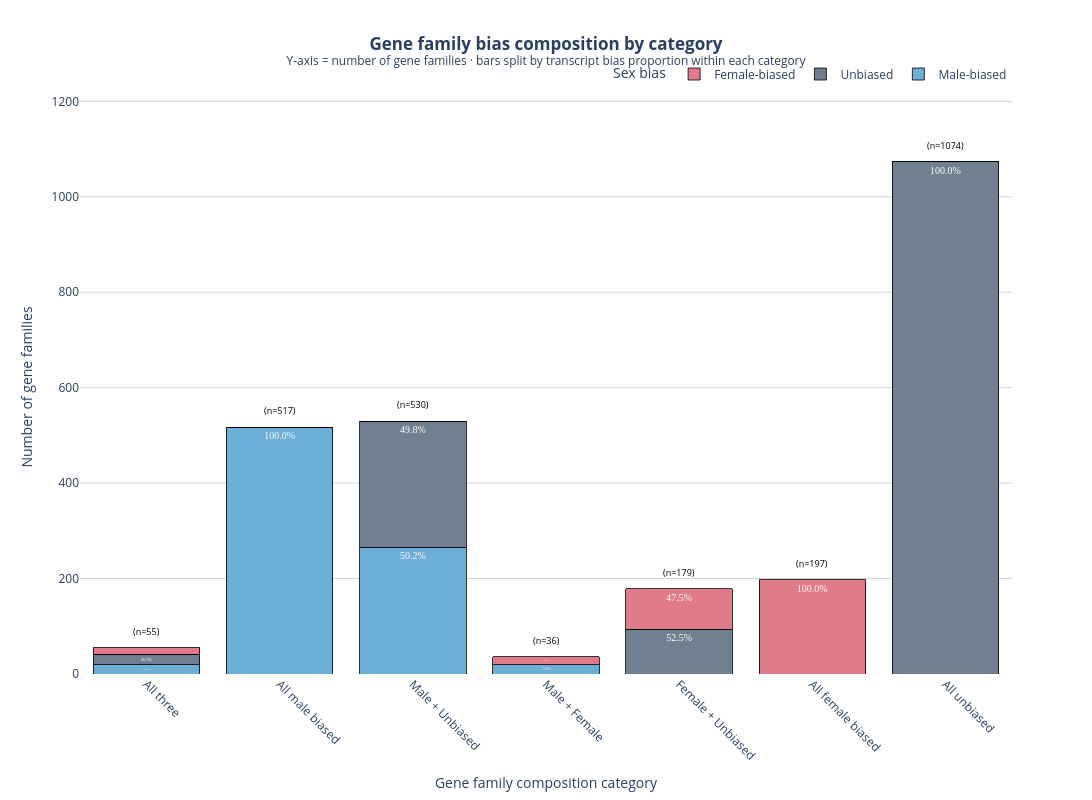

Notebook cell for this chart:
### Markdown cell above
Get the proportions of bias in each category bar

### Code cell
# Merge category back onto transcript level
transcript_cats = salmon_map_results_HOG.merge(
    hog_direction[["HOG", "category"]],
    on="HOG",
    how="inner"
)

# Count transcripts per category and sex_bias
transcript_composition = (
    transcript_cats
    .groupby(["category", "sex_bias"], observed=False)
    .size()
    .reset_index(name="count")
)

totals = transcript_composition.groupby("category", observed=False)["count"].sum().reset_index(name="total")
transcript_composition = transcript_composition.merge(totals, on="category")
transcript_composition["pct"] = transcript_composition["count"] / transcript_composition["total"] * 100

BIAS_COLORS_3 = {
    "male":            "#6BAED6",
    "female":          "#E07B8A",
    "not_significant": "#708090",
}

bias_order = ["male", "not_significant", "female"]
bias_labels = {
    "male":            "Male-biased",
    "female":          "Female-biased",
    "not_significant": "Unbiased",
}

# Number of HOGs per category
n_hogs_per_category = (
    hog_direction
    .groupby("category", observed=False)
    .size()
    .reset_index(name="n_hogs")
)

# Use transcript proportions per category to split bars
cat_bias = (
    transcript_cats
    .groupby(["category", "sex_bias"], observed=True)
    .size()
    .reset_index(name="count")
)
cat_totals = cat_bias.groupby("category", observed=True)["count"].sum().reset_index(name="total")
cat_bias = cat_bias.merge(cat_totals, on="category")
cat_bias["pct"] = cat_bias["count"] / cat_bias["total"]

# Multiply proportion by n_hogs so bars reach correct height
cat_bias = cat_bias.merge(n_hogs_per_category, on="category")
cat_bias["hog_count"] = cat_bias["pct"] * cat_bias["n_hogs"]

fig5b = go.Figure()

for bias in bias_order:
    sub = cat_bias[cat_bias["sex_bias"] == bias]

    counts_list, texts, customdata = [], [], []
    for cat in category_order:
        row = sub[sub["category"] == cat]
        if len(row) > 0:
            n = row.iloc[0]["hog_count"]
            total = row.iloc[0]["n_hogs"]
            pct = row.iloc[0]["pct"] * 100
            counts_list.append(n)
            texts.append(f"{pct:.1f}%" if pct >= 5 else "")
            customdata.append([round(n), total, round(pct, 1)])
        else:
            counts_list.append(0)
            texts.append("")
            customdata.append([0, 0, 0])

    fig5b.add_trace(go.Bar(
        x=category_order,
        y=counts_list,
        name=bias_labels[bias],
        marker_color=BIAS_COLORS_3[bias],
        marker_line_color="black",
        marker_line_width=0.8,
        text=texts,
        textposition="inside",
        textfont=dict(size=10, color="white", family="Arial Black"),
        customdata=customdata,
        hovertemplate=(
            f"<b>{bias_labels[bias]}</b><br>"
            "Category: %{x}<br>"
            "Proportion: %{customdata[2]}%<br>"
            "Equivalent gene families: %{customdata[0]}<br>"
            "Total gene families in category: %{customdata[1]}<extra></extra>"
        ),
    ))

# n= HOGs per category — positioned just above each bar
for cat in category_order:
    total = n_hogs_per_category[n_hogs_per_category["category"] == cat]["n_hogs"].iloc[0]
    fig5b.add_annotation(
        x=cat,
        y=total,
        yref="y",
        text=f"(n={total})",
        showarrow=False,
        yshift=8,
        font=dict(size=9, color="black"),
        yanchor="bottom",
    )

fig5b.update_layout(
    plot_bgcolor="white",
    barmode="stack",
    title=dict(
        text=(
            "<b>Gene family bias composition by category</b>"
            "<br><sup>Y-axis = number of gene families · "
            "bars split by transcript bias proportion within each category</sup>"
        ),
        x=0.5, xanchor="center"
    ),
    xaxis=dict(
        title="Gene family composition category",
        tickangle=45,
        showgrid=False,
        categoryorder="array",
        categoryarray=category_order,
    ),
    yaxis=dict(
        title="Number of gene families",
        showgrid=True,
        gridcolor="lightgrey",
        zeroline=False,
        range=[0, n_hogs_per_category["n_hogs"].max() * 1.12],
    ),
    legend=dict(
        title="Sex bias",
        orientation="h",
        yanchor="bottom", y=1.02,
        xanchor="right", x=1,
    ),
    margin=dict(b=100, t=100),
    width=1400,
    height=800,
)
fig5b.write_image("gene_family_bias_categories.svg")
fig5b.show()

### Figure 1 — Plotly figure (JSON) as saved in the notebook; plotly's stock layout.template omitted (floating-point values rounded to 4 significant figures)
{"data": [{"customdata": [[19, 55, 34.9], [517, 517, 100], [266, 530, 50.2], [20, 36, 55], [0, 0, 0], [0, 0, 0], [0, 0, 0]], "hovertemplate": "<b>Male-biased</b><br>Category: %{x}<br>Proportion: %{customdata[2]}%<br>Equivalent gene families: %{customdata[0]}<br>Total gene families in category: %{customdata[1]}<extra></extra>", "marker": {"color": "#6BAED6", "line": {"color": "black", "width": 0.8}}, "name": "Male-biased", "text": ["34.9%", "100.0%", "50.2%", "55.0%", "", "", ""], "textfont": {"color": "white", "family": "Arial Black", "size": 10}, "textposition": "inside", "type": "bar", "x": ["All three", "All male biased", "Male + Unbiased", "Male + Female", "Female + Unbiased", "All female biased", "All unbiased"], "y": [19.19, 517, 266.2, 19.78, 0, 0, 0]}, {"customdata": [[23, 55, 40.9], [0, 0, 0], [264, 530, 49.8], [0, 0, 0], [94, 179, 52.5], [0, 0, 0], [1074, 1074, 100]], "hovertemplate": "<b>Unbiased</b><br>Category: %{x}<br>Proportion: %{customdata[2]}%<br>Equivalent gene families: %{customdata[0]}<br>Total gene families in category: %{customdata[1]}<extra></extra>", "marker": {"color": "#708090", "line": {"color": "black", "width": 0.8}}, "name": "Unbiased", "text": ["40.9%", "", "49.8%", "", "52.5%", "", "100.0%"], "textfont": {"color": "white", "family": "Arial Black", "size": 10}, "textposition": "inside", "type": "bar", "x": ["All three", "All male biased", "Male + Unbiased", "Male + Female", "Female + Unbiased", "All female biased", "All unbiased"], "y": [22.51, 0, 263.8, 0, 93.93, 0, 1074]}, {"customdata": [[13, 55, 24.2], [0, 0, 0], [0, 0, 0], [16, 36, 45], [85, 179, 47.5], [197, 197, 100], [0, 0, 0]], "hovertemplate": "<b>Female-biased</b><br>Category: %{x}<br>Proportion: %{customdata[2]}%<br>Equivalent gene families: %{customdata[0]}<br>Total gene families in category: %{customdata[1]}<extra></extra>", "marker": {"color": "#E07B8A", "line": {"color": "black", "width": 0.8}}, "name": "Female-biased", "text": ["24.2%", "", "", "45.0%", "47.5%", "100.0%", ""], "textfont": {"color": "white", "family": "Arial Black", "size": 10}, "textposition": "inside", "type": "bar", "x": ["All three", "All male biased", "Male + Unbiased", "Male + Female", "Female + Unbiased", "All female biased", "All unbiased"], "y": [13.3, 0, 0, 16.22, 85.07, 197, 0]}], "layout": {"annotations": [{"font": {"color": "black", "size": 9}, "showarrow": false, "text": "(n=55)", "x": "All three", "y": 55, "yanchor": "bottom", "yref": "y", "yshift": 8}, {"font": {"color": "black", "size": 9}, "showarrow": false, "text": "(n=517)", "x": "All male biased", "y": 517, "yanchor": "bottom", "yref": "y", "yshift": 8}, {"font": {"color": "black", "size": 9}, "showarrow": false, "text": "(n=530)", "x": "Male + Unbiased", "y": 530, "yanchor": "bottom", "yref": "y", "yshift": 8}, {"font": {"color": "black", "size": 9}, "showarrow": false, "text": "(n=36)", "x": "Male + Female", "y": 36, "yanchor": "bottom", "yref": "y", "yshift": 8}, {"font": {"color": "black", "size": 9}, "showarrow": false, "text": "(n=179)", "x": "Female + Unbiased", "y": 179, "yanchor": "bottom", "yref": "y", "yshift": 8}, {"font": {"color": "black", "size": 9}, "showarrow": false, "text": "(n=197)", "x": "All female biased", "y": 197, "yanchor": "bottom", "yref": "y", "yshift": 8}, {"font": {"color": "black", "size": 9}, "showarrow": false, "text": "(n=1074)", "x": "All unbiased", "y": 1074, "yanchor": "bottom", "yref": "y", "yshift": 8}], "barmode": "stack", "height": 800, "legend": {"orientation": "h", "title": {"text": "Sex bias"}, "x": 1, "xanchor": "right", "y": 1.02, "yanchor": "bottom"}, "margin": {"b": 100, "t": 100}, "plot_bgcolor": "white", "title": {"text": "<b>Gene family bias composition by category</b><br><sup>Y-axis = number of gene families · bars split by transcript bias proportion within each category</sup>", "x": 0.5, "xanchor": "center"}, "width": 1400, "xaxis": {"categoryarray": ["All three", "All male biased", "Male + Unbiased", "Male + Female", "Female + Unbiased", "All female biased", "All unbiased"], "categoryorder": "array", "showgrid": false, "tickangle": 45, "title": {"text": "Gene family composition category"}}, "yaxis": {"gridcolor": "lightgrey", "range": [0, 1203.0], "showgrid": true, "title": {"text": "Number of gene families"}, "zeroline": false}}}
